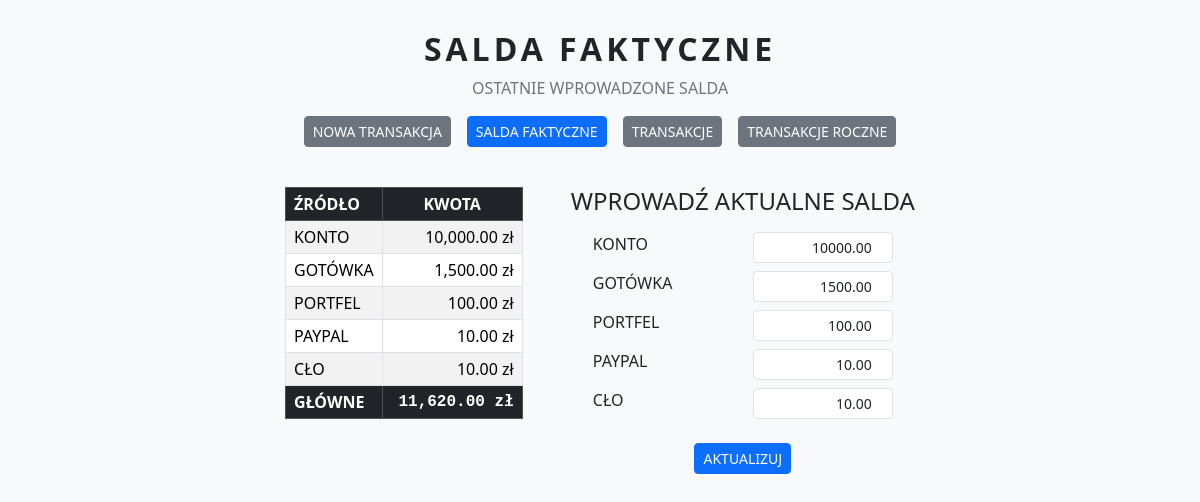
Page /salda_faktyczne on the earlier database version.
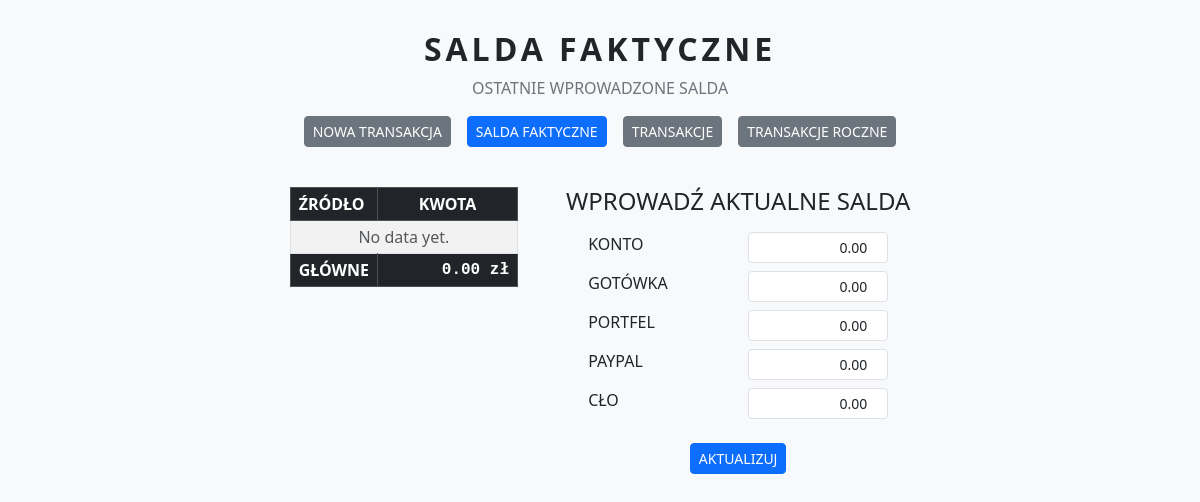
Same page on the later database version.
### tables this page shows
CREATE TABLE salda (
    ID INTEGER PRIMARY KEY AUTOINCREMENT,
    TYP TEXT NOT NULL UNIQUE,
    KWOTA REAL NOT NULL
);

### app.py (the view)
@app.route("/salda_faktyczne")
def salda_faktyczne():
    connection = get_db_connection()
    cursor = connection.cursor()
    cursor.execute("SELECT TYP, KWOTA FROM salda")
    rows = cursor.fetchall()
    connection.close()
    salda_dict = {row["TYP"]: row["KWOTA"] for row in rows}
    return render_template("salda_faktyczne.html", salda=rows,
                            typy=DOZWOLONE_TYPY, salda_dict=salda_dict,
                            active="salda_faktyczne")

### app.py (called while the page is built)
def get_db_connection():
    connection = sqlite3.connect("wydatki.db")
    connection.row_factory = sqlite3.Row
    return connection

### templates/salda_faktyczne.html (shortened to what this page needs)
<!DOCTYPE html>
<html lang="pl">
<head>
    <link
        href="https://cdn.jsdelivr.net/npm/bootstrap@5.3.3/dist/css/bootstrap.min.css"
        rel="stylesheet"
    >
</head>
<body class="bg-light">
<div class="container text-center" style="margin-top: 30px;">
    <h1 class="fw-bold text-dark" style="letter-spacing: 4px; font-size: 2rem;">SALDA FAKTYCZNE</h1>
    <p class="lead text-secondary mb-3" style="font-size: 1rem;">OSTATNIE WPROWADZONE SALDA</p>
    {% include "nav.html" %}
</div>
<div class="container" style="margin-top: 40px;">
    <div class="d-flex justify-content-center align-items-start gap-5">
        <table class="table table-striped table-bordered bg-white w-auto">
            <thead class="table-dark">
                <tr>
                    <th>ŹRÓDŁO</th>
                    <th style="min-width: 140px;" class="text-center">KWOTA</th>
                </tr>
            </thead>
            <tbody>
                {% for row in salda %}
                <tr>
                    <td class="fw">{{ row["TYP"] }}</td>
                    <td class="text-end">{{ "{:,.2f}".format(row["KWOTA"]) }} zł</td>
                </tr>
                {% else %}
                <tr>
                    <td colspan="3" class="text-center text-muted">No data yet.</td>
                </tr>
                {% endfor %}
                <tr class="fw-bold table-dark">
                    <td>GŁÓWNE</td>
                    <td class="font-monospace text-end">{{ "{:,.2f}".format(salda|sum(attribute='KWOTA')) }} zł</td>
                </tr>
            </tbody>
        </table>
        <div>
            <h4 class="text-center mb-3">WPROWADŹ AKTUALNE SALDA</h4>
            <form method="POST" action="/salda_faktyczne/aktualizuj">
                {% for typ in typy %}
                <div class="mb-2 d-flex justify-content-between" style="max-width: 300px; margin: 0 auto;">
                    <label class="me-2">{{ typ }}</label>
                    <input type="number" step="0.01" name="{{ typ }}"
                           value="{{ '%.2f'|format(salda_dict.get(typ, 0)) }}"
                           class="form-control form-control-sm text-end kwota-input" style="width: 140px; padding-right: 5px;">
                </div>
                {% endfor %}
                <div class="text-center">
                    <button type="submit" class="btn btn-sm btn-primary mt-3 mb-4">AKTUALIZUJ</button>
                </div>
            </form>
        </div>
    </div>
</div>

### templates/nav.html
<div class="d-flex justify-content-center gap-3">
    <a href="/"                class="btn btn-sm {{ 'btn-primary' if active == 'home' else 'btn-secondary' }}">NOWA TRANSAKCJA</a>
    <a href="/salda_faktyczne" class="btn btn-sm {{ 'btn-primary' if active == 'salda_faktyczne' else 'btn-secondary' }}">SALDA FAKTYCZNE</a>
    <a href="/transakcje"      class="btn btn-sm {{ 'btn-primary' if active == 'transakcje' else 'btn-secondary' }}">TRANSAKCJE</a>
    <a href="/transakcje_roczne" class="btn btn-sm {{ 'btn-primary' if active == 'transakcje_roczne' else 'btn-secondary' }}">TRANSAKCJE ROCZNE</a>
</div>

### templates/salda_faktyczne.html (style rules this page uses)
.table td, .table th { padding: 4px 8px; }

Differences in the rows shown:
removed salda: TYP "KONTO", KWOTA "10,000.00", KONTO "10000.00"
removed salda: TYP "GOTÓWKA", KWOTA "1,500.00", GOTÓWKA "1500.00"
removed salda: TYP "PORTFEL", KWOTA "100.00", PORTFEL "100.00"
removed salda: TYP "PAYPAL", KWOTA "10.00", PAYPAL "10.00"
removed salda: TYP "CŁO", KWOTA "10.00", CŁO "10.00"
Other differences:
{{ "{:,.2f}".format(salda|sum(attribute='KWOTA')) }}: "11,620.00" → "0.00"
text now shown: "No data yet."
new list line: "0.00"
